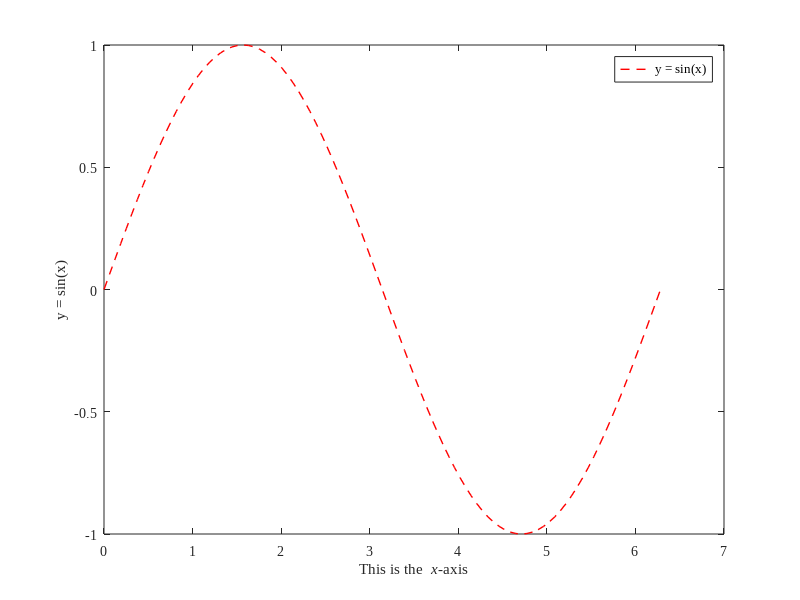

The MATLAB script that drew this image:
% This is an example of a script

clc; % clear screen
clear all; % clear all the stored variables

% Graphing - plot sin(x) on the interval [0,2*pi]
a = 0;
b = 2*pi;
n = 100;
h = (b-a)/n; % spacing

x = [0:h:2*pi];  % this is a vector
length(x) % should be n+1
y = sin(x);

plot(x,y);
xlabel('This is the x-axis');
ylabel('y = sin(x)');
pause; % look at the graph, then press space bar to continue to see the changes below.

clf; % Clear figure command
% Below are commands to alter the figure
set(0,'DefaultAxesFontName', 'Times New Roman');
axes('FontSize',14);
plot(x,y,'--r','LineWidth',1);
xlabel('This is the {\it x}-axis');
ylabel('y = sin(x)');
legend('y = sin(x)');